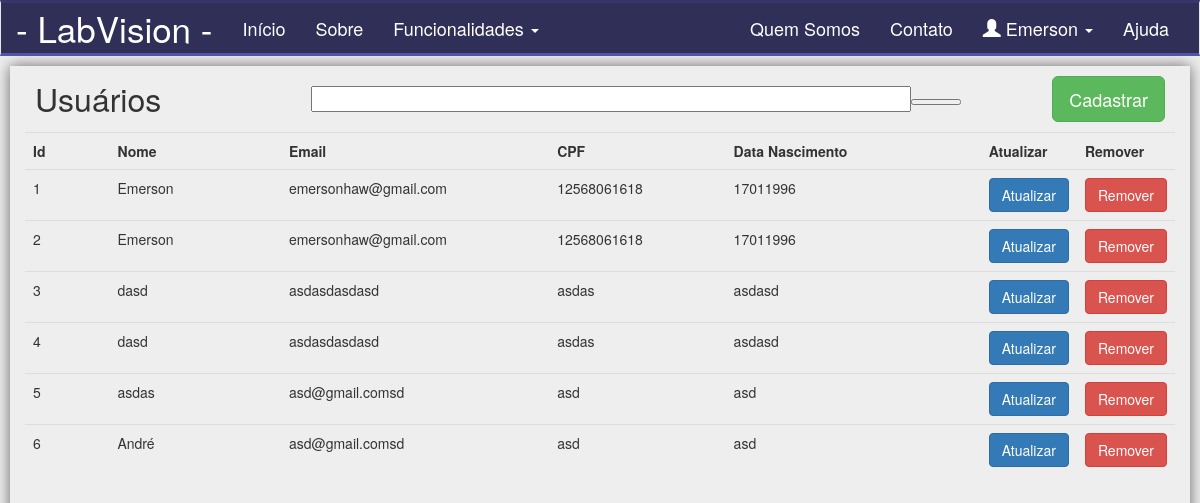
The page /listar-usuarios (signed in) on the database as committed earlier.
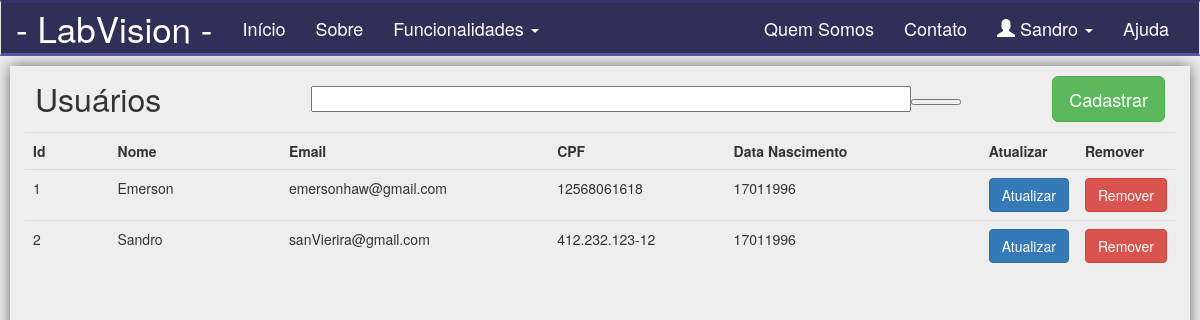
The same page on the database as committed later.
### app/models/tables.py (models this page shows, shortened)
class Pessoa(db.Model):
    __tablename__ = "pessoas"
    id = db.Column(db.Integer, primary_key=True)
    nome = db.Column(db.String(50))

class Usuario(Pessoa, db.Model):
    __tablename__ = "usuarios"
    id = db.Column(db.Integer, primary_key=True)
    email = db.Column(db.String(50))
    senha = db.Column(db.String(20))
    cpf = db.Column(db.String(20))
    dt_nascimento = db.Column(db.String(20))
    status = db.Column(db.Boolean())
    pessoa = db.Column(db.Integer, db.ForeignKey('pessoas.id'))
    def get_id(self):
        return str(self.id)

### app/controllers/default.py (the view)
@app.route('/listar-usuarios', methods=['GET', 'POST'])
def listar_usuarios():
    if not current_user.get_id():
        return redirect(url_for('login'))
    usuarios = Usuario.query.all()
    form = CadastrarUsuarioForm()
    return render_template('usuario/listar-usuarios.html', usuarios=usuarios, form=form)

### app/models/forms.py
class CadastrarUsuarioForm(FlaskForm):
    nome = StringField("email", validators=[DataRequired()])
    email = StringField("email", validators=[DataRequired()])
    senha = PasswordField("senha", validators=[DataRequired()])
    cpf = StringField("email", validators=[DataRequired()])
    dt_nascimento = StringField("email", validators=[DataRequired()])

### app/controllers/default.py (called while the page is built)
@login_manager.user_loader
def load_user(id):
    return Usuario.query.filter_by(id=id).first()

### app/templates/usuario/listar-usuarios.html (shortened to what this page needs)
{% include 'base/head.html' %}
{% include 'base/nav_bar.html' %}
<div class="container-principal">
    <div class="cabecalho-listagem">
        <div class="col-md-4 cabecalho-titulo">
            Usuários
        </div>
        <div class="col-md-11 cabecalho-entrada">
            <input class="col-md-3 entrada-listagem" type="text">
            <a href="">
                <button class="entypo-search cabecalho-botao-pesquisar">
                </button>
            </a>
        </div>
        <div class="col-md-2 cabecalho-botao-cadastrar">
            <a href="/cadastrar-usuarios">
                <button class="btn btn-lg btn-success">
                    Cadastrar
                </button>
            </a>
        </div>
    </div>
    <div class="col-md-12 table-responsive">
        <table class="col-md-12 table">
            <tr>
                <th class="col-md-1">Id</th>
                <th class="col-md-2">Nome</th>
                <th class="col-md-3">Email</th>
                <th class="col-md-2">CPF</th>
                <th class="col-md-3">Data Nascimento</th>
                <th>Atualizar</th>
                <th>Remover</th>
            </tr>
            {% for u in usuarios %}
            <tr>
                <td>
                    {{ u.id}}
                </td>
                <td>
                    {{ u.nome}}
                </td>
                <td>
                    {{ u.email}}
                </td>
                <td>
                    {{ u.cpf}}
                </td>
                <td>
                    {{ u.dt_nascimento}}
                </td>
                <td>
                    <a href="{{ url_for('atualizar_usuario', id=u.id)}}">
                    <button class="btn btn-primary">
                        Atualizar
                    </button>
                    </a>
                </td>
                <td>
                    <a href="{{ url_for('excluir_usuario', id=u.id)}}">
                        <button class="btn btn-danger">
                            Remover
                        </button>
                    </a>
                </td>
            </tr>
            {% endfor %}
        </table>
    </div>
</div>
            {% set aux = id %}
{% include 'base/footer.html' %}

### app/templates/base/head.html (shortened to what this page needs)
<!DOCTYPE html>
<html lang="pt-br">
<head>
    <link rel="stylesheet" href="{{ url_for('static', filename='bootstrap/css/bootstrap.css') }}">
    <link rel="stylesheet" href="{{ url_for('static', filename='css/main.css') }}">
</head>
<body>

### app/templates/base/nav_bar.html (shortened to what this page needs)
<div class="container-nav">
    <nav class="navbar navbar-default">
        <div class="container-fluid">
            <div class="navbar-header">
                <a class="navbar-brand nav-titulo" href="/index">- LabVision -</a>
            </div>
            <div class="collapse navbar-collapse" id="navPrincipal">
                <ul class="nav navbar-nav">
                    <li>
                        <a href="/index">Início</a>
                    </li>
                    <li>
                        <a href="/sobre">Sobre</a>
                    </li>
                    <li class="dropdown">
                        <a class="dropdown-toggle" data-toggle="dropdown" href="#">
                            Funcionalidades
                            <span class="caret"></span>
                        </a>
                    </li>
                </ul>
                <ul class="nav navbar-nav navbar-right">
                    <li><a href="">Quem Somos</a></li>
                    <li><a href="">Contato</a></li>
                    <li class="dropdown">
                        <a class="dropdown-toggle" data-toggle="dropdown" href="#">
                            <span class="glyphicon glyphicon-user nav-icone-perfil"></span>
                            <span class="nav-icone-perfil">{{current_user.nome}}</span>
                            <span class="caret"></span>
                        </a>
                    </li>
                    <li><a href="/ajuda">Ajuda</a></li>
                </ul>
            </div>
        </div>
    </nav>
</div>

### app/templates/base/footer.html (shortened to what this page needs)
</body>
</html>

### app/static/css/main.css (style rules this page uses)
body { background-color: #EEEEEE; margin: 0px; padding: 0px; }
.container-fluid > .navbar-header > a { color: #FFFFFF; }
.navbar-default .navbar-nav > li > a { color: #FFFFFF; }
.navbar-default .navbar-nav > li > a:before { color: #FF0000; }
.navbar { background: rgba(1,1,50,.8); width: 100%; }
.navbar-default { float: left; border-radius: 0px; margin-bottom: 0px; font-size: 18px; text-color: #FFFFFF; margin-top: 0px; margin-bottom: 10px; border-bottom: inset 3px rgba(100,100,200,.7); border-top: inset 3px rgba(100,100,200,.7); }
.navbar-brand { font-size: 35px; color: #FF0000; text-color: #FF0000; }
.dropdown { color: #00FF00; }
.container-principal { clear: left; margin-left: 10px; margin-right: 10px; box-shadow: 0px 0px 1em #666; min-height: 560px; }
.cabecalho-listagem { padding: 10px; display: flex; align-items: center; //centraliza horizontalmente justify-content: center; }
.cabecalho-titulo { float: left; font-size: 32px; }
.cabecalho-botao-cadastrar { align: right; }
.entrada-listagem { width: 600px; }
.entypo-search { width: 50px; color: #000000; }

Rows that differ between the two databases and show on the page:
no longer on this page (row unchanged): Pessoa: nome "Emerson"
removed Usuario: id "3", nome "dasd", email "asdasdasdasd", cpf "asdas", dt_nascimento "asdasd"
removed Usuario: id "4", nome "dasd", email "asdasdasdasd", cpf "asdas", dt_nascimento "asdasd"
removed Usuario: id "5", nome "asdas", email "asd@gmail.comsd", cpf "asd", dt_nascimento "asd"
removed Usuario: id "6", nome "André", email "asd@gmail.comsd", cpf "asd", dt_nascimento "asd"
now on this page (row edited): Pessoa: nome "Sandro"
changed Usuario id 2: nome "Emerson" → "Sandro"; email "emersonhaw@gmail.com" → "sanVierira@gmail.com"; cpf "12568061618" → "412.232.123-12"
